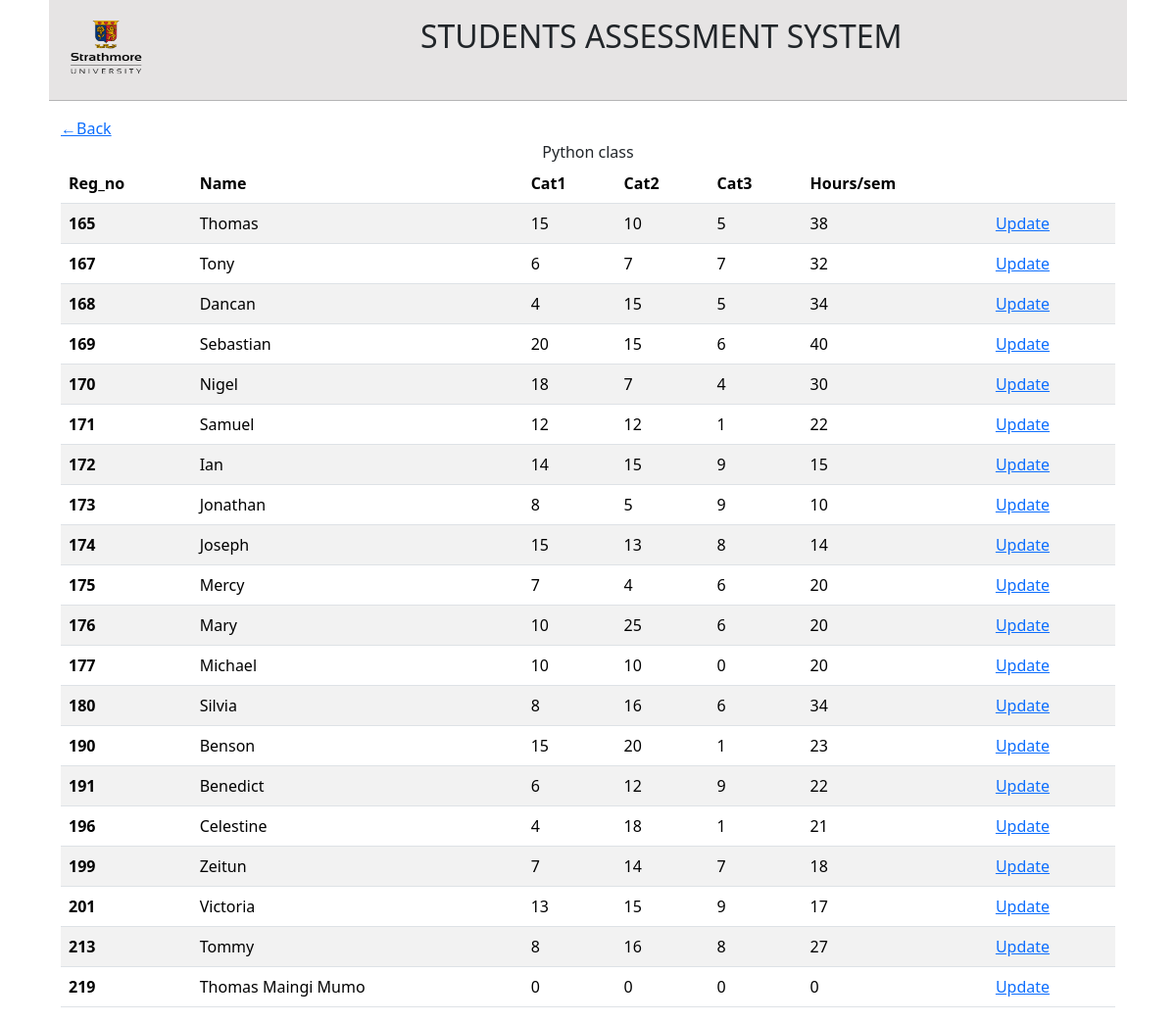
/grades/ (signed in), run on the app's committed database.
### users/models.py (models this page shows, shortened)
class CustomUser(AbstractUser):
    phone_number=models.CharField(max_length=13)
    unit=models.CharField(max_length=100,default='Null')

class Python(models.Model):
    name=models.OneToOneField(Students, on_delete=models.CASCADE)
    reg=models.IntegerField(default=0,primary_key=True)
    cat1=models.IntegerField(default=0)
    cat2=models.IntegerField(default=0)
    cat3=models.IntegerField(default=0)
    hours=models.IntegerField(default=0)
    prediction=models.CharField(max_length=4,default='NULL')

class Students(models.Model):
    name=models.CharField(max_length=50)
    units=models.ManyToManyField(Units)
    clubs=models.ManyToManyField(Clubs)
    phone_no = models.CharField(verbose_name="Phone number", max_length=10,
    validators=[int_list_validator(sep=''),MinLengthValidator(10),],
    default='07xxx')
    email=models.EmailField(max_length = 254)
    def __str__(self):
        return self.name

### student/views.py (the view, shortened to what this page needs)
# urls.py: path('grades/',grades_view,name='grades-view'),
def grades_view(request):
    pk=request.session.get('pk')
    print(pk)
    user=CustomUser.objects.get(pk=pk)
    if user.unit=='php':
        students=Php.objects.all()
        context={
            'students':students,
            'class':'PHP'
        }
        return render(request,'grades.html',context)
    elif user.unit=='python':
        students=Python.objects.all()
        context={
            'students':students,
            'class':'Python'
        }
        return render(request,'grades.html',context)

### templates/grades.html
{%extends 'base.html'%}
{%load static%}
{%block content%}
<a href="/home/">&#8592;Back</a>
<center>{{class}} class</center>
<table class="table table-striped">
    <thead>
      <tr>
        <th scope="col">Reg_no</th>
        <th scope="col">Name</th>
        <th scope="col">Cat1</th>
        <th scope="col">Cat2</th>
        <th scope="col">Cat3</th>
        <th scope="col">Hours/sem</th>
        <th scope="col"></th>
      </tr>
    </thead>
    <tbody>
    {%for student in students%}
      <tr>
        <th scope="row">{{student.pk}}</th>
        <td>{{student.name}}</td>
        <td>{{student.cat1}}</td>
        <td>{{student.cat2}}</td>
        <td>{{student.cat3}}</td>
        <td>{{student.hours}}</td>
        <td><a href="{%url 'update-view' student.pk%}">Update</a></td>
      </tr>
      {%endfor%}
    </tbody>
  </table>
{%endblock content%}

### templates/base.html (shortened to what this page needs)
{%load static%}
<!DOCTYPE html>
<html lang="en">
<head>
    <link href="https://cdn.jsdelivr.net/npm/bootstrap@5.3.2/dist/css/bootstrap.min.css" rel="stylesheet">
    <link rel="stylesheet" href="{% static 'styles.css' %}">
</head>
<body>
    <div class="head" >
        <div class="d-flex p-2">
            <img src="{%static 'images/logo3.png' %}" alt="">
            <h2>STUDENTS ASSESSMENT SYSTEM</h2>
        </div>
        <hr>
    </div>
    <div class="container mt-3" id="tom">
        {%block content%}
        {%endblock content%}
    </div>
</body>
</html>

### static/styles.css (style rules this page uses)
body { padding-left: 50px; padding-right: 50px; font-family:'Segoe UI', Tahoma, Geneva, Verdana, sans-serif; }
.head { background-color: rgb(230, 228, 228); padding-top: 10px; }
.head img { width: 100px; height: 60px; }
.head h2 { margin-left: 25%; }

### data on the page
CustomUser: unit "Python"
Python: pk "165", name "Thomas", cat1 "15", cat2 "10", cat3 "5", hours "38"
Python: pk "167", name "Tony", cat1 "6", cat2 "7", cat3 "7", hours "32"
Python: pk "168", name "Dancan", cat1 "4", cat2 "15", cat3 "5", hours "34"
Python: pk "169", name "Sebastian", cat1 "20", cat2 "15", cat3 "6", hours "40"
Python: pk "170", name "Nigel", cat1 "18", cat2 "7", cat3 "4", hours "30"
Python: pk "171", name "Samuel", cat1 "12", cat2 "12", cat3 "1", hours "22"
Python: pk "172", name "Ian", cat1 "14", cat2 "15", cat3 "9", hours "15"
Python: pk "173", name "Jonathan", cat1 "8", cat2 "5", cat3 "9", hours "10"
Python: pk "174", name "Joseph", cat1 "15", cat2 "13", cat3 "8", hours "14"
Python: pk "175", name "Mercy", cat1 "7", cat2 "4", cat3 "6", hours "20"
Python: pk "176", name "Mary", cat1 "10", cat2 "25", cat3 "6", hours "20"
Python: pk "177", name "Michael", cat1 "10", cat2 "10", cat3 "0", hours "20"
Python: pk "180", name "Silvia", cat1 "8", cat2 "16", cat3 "6", hours "34"
Python: pk "190", name "Benson", cat1 "15", cat2 "20", cat3 "1", hours "23"
Python: pk "191", name "Benedict", cat1 "6", cat2 "12", cat3 "9", hours "22"
Python: pk "196", name "Celestine", cat1 "4", cat2 "18", cat3 "1", hours "21"
Python: pk "199", name "Zeitun", cat1 "7", cat2 "14", cat3 "7", hours "18"
Python: pk "201", name "Victoria", cat1 "13", cat2 "15", cat3 "9", hours "17"
Python: pk "213", name "Tommy", cat1 "8", cat2 "16", cat3 "8", hours "27"
Python: pk "219", name "Thomas Maingi Mumo", cat1 "0", cat2 "0", cat3 "0", hours "0"
